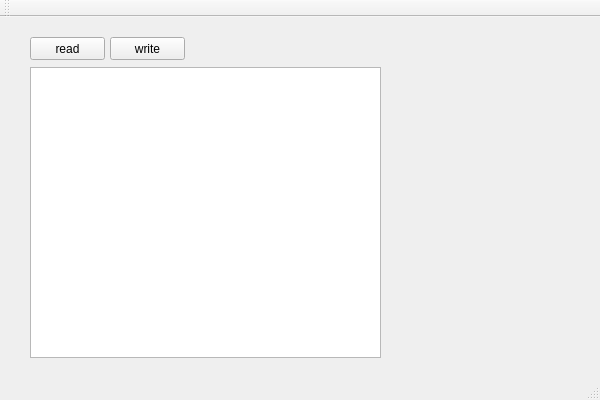
<?xml version="1.0" encoding="UTF-8"?>
<ui version="4.0">
 <class>MainWindow</class>
 <widget class="QMainWindow" name="MainWindow">
  <property name="geometry">
   <rect>
    <x>0</x>
    <y>0</y>
    <width>600</width>
    <height>400</height>
   </rect>
  </property>
  <property name="windowTitle">
   <string>MainWindow</string>
  </property>
  <widget class="QWidget" name="centralWidget">
   <widget class="QPushButton" name="pushButton">
    <property name="geometry">
     <rect>
      <x>30</x>
      <y>20</y>
      <width>75</width>
      <height>23</height>
     </rect>
    </property>
    <property name="text">
     <string>read</string>
    </property>
   </widget>
   <widget class="QPushButton" name="pushButton_2">
    <property name="geometry">
     <rect>
      <x>110</x>
      <y>20</y>
      <width>75</width>
      <height>23</height>
     </rect>
    </property>
    <property name="text">
     <string>write</string>
    </property>
   </widget>
   <widget class="QTextEdit" name="textEdit">
    <property name="geometry">
     <rect>
      <x>30</x>
      <y>50</y>
      <width>351</width>
      <height>291</height>
     </rect>
    </property>
   </widget>
  </widget>
  <widget class="QMenuBar" name="menuBar">
   <property name="geometry">
    <rect>
     <x>0</x>
     <y>0</y>
     <width>600</width>
     <height>23</height>
    </rect>
   </property>
  </widget>
  <widget class="QToolBar" name="mainToolBar">
   <attribute name="toolBarArea">
    <enum>TopToolBarArea</enum>
   </attribute>
   <attribute name="toolBarBreak">
    <bool>false</bool>
   </attribute>
  </widget>
  <widget class="QStatusBar" name="statusBar"/>
 </widget>
 <layoutdefault spacing="6" margin="11"/>
 <resources/>
 <connections>
  <connection>
   <sender>pushButton</sender>
   <signal>clicked()</signal>
   <receiver>MainWindow</receiver>
   <slot>slot_read()</slot>
   <hints>
    <hint type="sourcelabel">
     <x>74</x>
     <y>64</y>
    </hint>
    <hint type="destinationlabel">
     <x>248</x>
     <y>66</y>
    </hint>
   </hints>
  </connection>
  <connection>
   <sender>pushButton_2</sender>
   <signal>clicked()</signal>
   <receiver>MainWindow</receiver>
   <slot>slot_write()</slot>
   <hints>
    <hint type="sourcelabel">
     <x>167</x>
     <y>59</y>
    </hint>
    <hint type="destinationlabel">
     <x>414</x>
     <y>61</y>
    </hint>
   </hints>
  </connection>
 </connections>
 <slots>
  <slot>slot_read()</slot>
  <slot>slot_write()</slot>
 </slots>
</ui>
